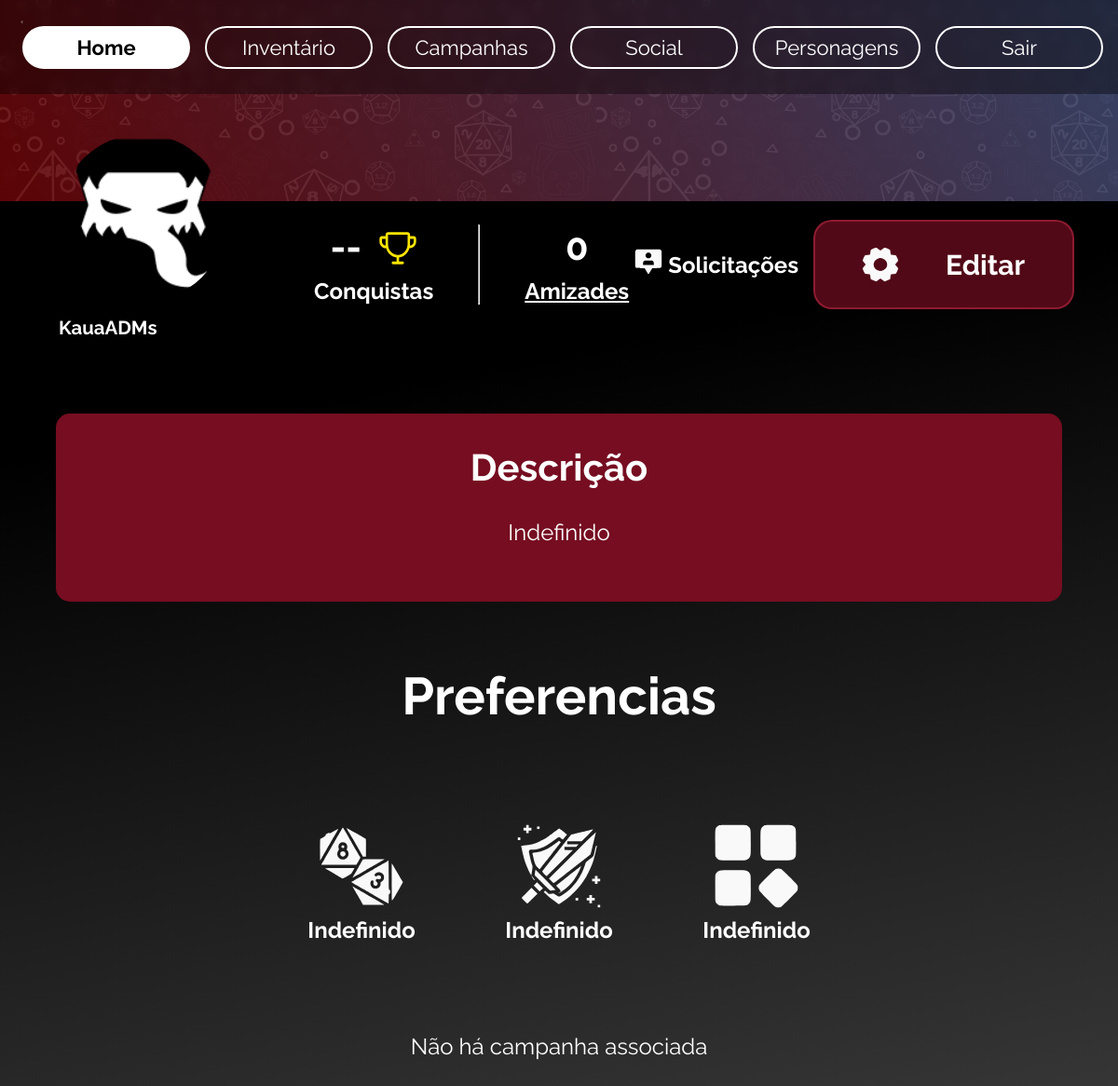
The app's page /usuario (signed in), older data.
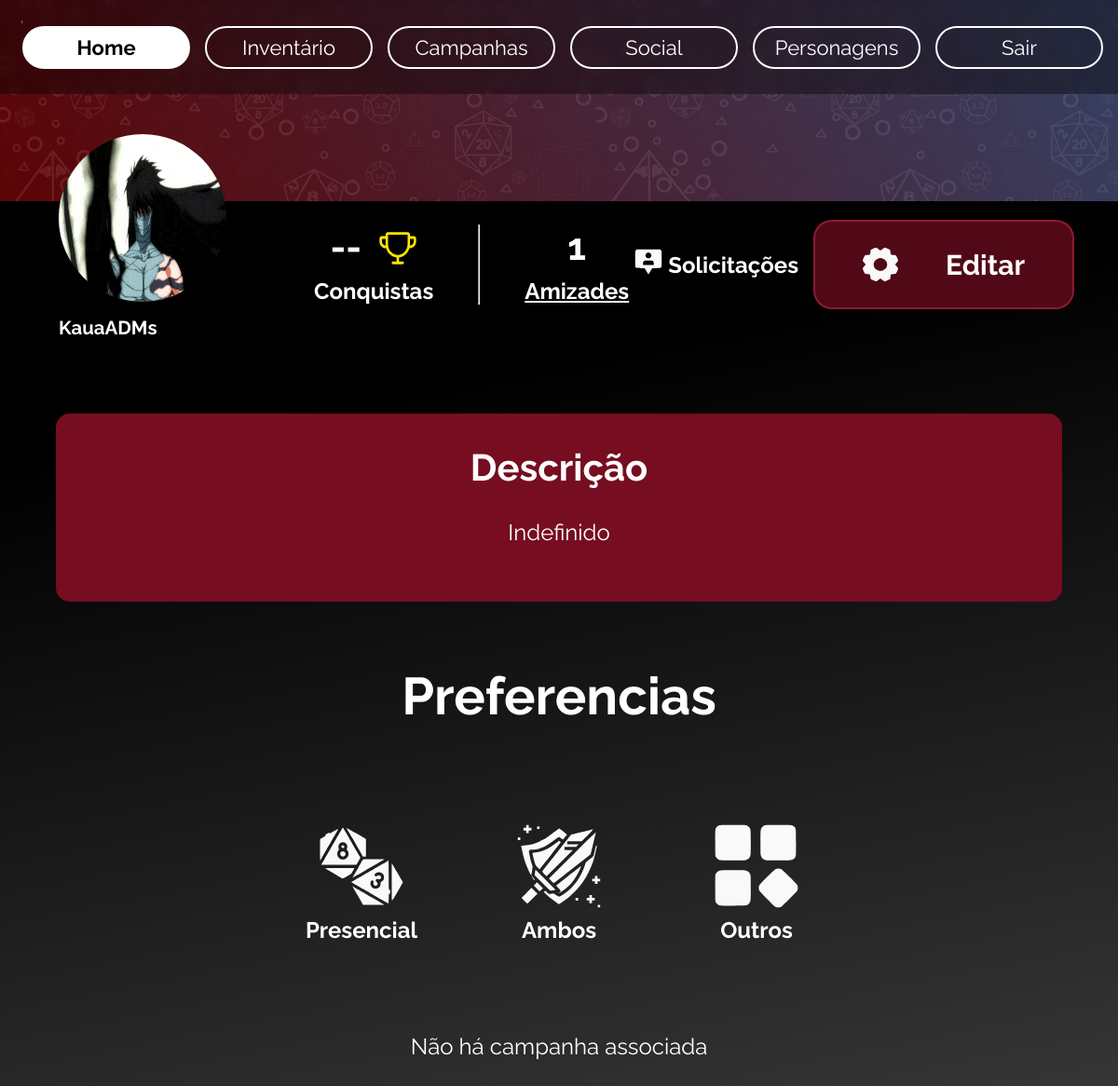
The same page, newer data.
### home/models.py (models this page shows, shortened)
class Perfil(models.Model):
    nomePerfil = models.ForeignKey(User, on_delete=models.CASCADE)
    slug = models.SlugField(User, unique=True)
    SESSION_CHOICES = (
        ('Online', 'Online'),
        ('Presencial', 'Presencial'),
    )
    PLAYER_TYPE_CHOICES = (
        ('Mestre', 'Mestre'),
        ('Jogador', 'Jogador'),
        ('Ambos', 'Ambos'),
    )
    RPG_SYSTEM_CHOICES = (
        ('Dungeons & Dragons', 'Dungeons & Dragons'),
        ('Tormenta20', 'Tormenta20'),
        ('Ordem Paranormal', 'Ordem Paranormal'),
        ('Call of Cthulhu', 'Call of Cthulhu'),
        ('Outros', 'Outros'),
    )
    fotoConta = models.ImageField(upload_to='images/profilePictures')
    tipo_sessao = models.CharField(max_length=20, choices=SESSION_CHOICES, null=True)
    tipo_player = models.CharField(max_length=20, choices=PLAYER_TYPE_CHOICES, null=True)
    descricao = models.TextField(max_length=256, null=True)
    sistema_rpg = models.CharField(max_length=20, choices=RPG_SYSTEM_CHOICES, null=True)
    idade = models.IntegerField(null=True)

### home/views.py (the view)
# urls.py: path('usuario', views.usuario, name = 'usuario'),
@login_required
def usuario(request):
    perfil = Perfil.objects.get(nomePerfil=request.user)
    campanha = Campanha.objects.filter(nomeMestre=perfil).first()
    quantidade_amigos = Amigo.objects.filter(usuario=request.user.id).count()
    return render(request, 'principal/user.html', {'perfil': perfil, 'campanha': campanha, 'quantidade_amigos':quantidade_amigos})

### home/templates/principal/user.html (shortened to what this page needs)
{% extends 'principal/base.html' %}
{% load static %}
{% block head %}
<link rel="stylesheet" href="{% static "css/global-ia.css" %}" />
<link rel="stylesheet" href="{% static "css/responsivity.css" %}">
<link rel="stylesheet" href="{% static "css/perfil.css" %}" />
{% endblock %}
{% block conteudo %}
<div class="flex">
  <div class="user-header">
    <div class="header-background">
      <div class="rectangle-div flex">
        <a style="all: unset;" href="{% url 'index'%}"><img class="down-arrow-1-4" alt="" src="{% static "img/public/caret.svg" %}"/></a>
      </div>
    </div>
    <div class="header-body">
      <div class="body-row flex">
        <div class="body-name flex">
          {% if perfil.fotoConta == 'Indefinido' %}
            <img class="image-50-icon" alt="Foto do usuário {{ user }}"  src="{% static "img/Ain.png" %}" />
          {% else %}
            <img class="image-50-icon" alt="Foto do usuário {{ user }}"  src="{{ perfil.fotoConta.url }}" />
          {% endif %}
          <b class="nome">{{ user }}</b>
        </div>
        <div class="flex" id="header-piece">
          <div class="middle-stats flex">
            <div class="achieve flex">
              <div class="achieve-num flex">
                <b class="b">--</b>
                <img class="trophy-2-icon" alt="" src="{% static "img/public/trophy-2.svg" %}" />
              </div>
              <b class="conquistas">Conquistas</b>
            </div>
            <hr class="middle-column">
            <div class="friendship flex">
              <b class="b">{{ quantidade_amigos }}</b>
              <a href="{% url 'listar_amigos' %}"><b class="amizades">Amizades</b></a>
            </div>
            <a href="{% url 'listar_solicitacoes' %}"><img src="{% static "img/public/friend-request.svg" %}" alt="" class="trophy-2-icon"></a>
            <b class="solicitacoes">Solicitações</b>
          </div>
          <a id="editar-bot" href="{% url 'editarconta' %}">
            <button id="edit" class="adicionar flex">
              <b id="editar" class="adicionar1">Editar</b>
                <img id="gear" class="create-group-button-2-1" alt="" src="{% static "img/public/gear.svg" %}"/>
            </button>
          </a>
        </div>
      </div>
    </div>
  </div>
  <div class="user-body flex">
    <b>Descrição</b>
    <p class="desc-text">
      {{ perfil.descricao }}
    </p>
  </div>
  <div class="preferences flex">
    <b id="descrio">Preferencias</b>
    <div class="preference-stats flex">
      <div class="preference-stat">
        {% if perfil.tipo_sessao == "Online" %}
          <img class="rss-2-icon" alt="Chats simbolizando estilo de jogo online" src="{% static "img/public/mesa-online.svg" %}" />
        {% else %}
          <img class="rss-2-icon" alt="Dados de 20 lados simbolizando estilo de jogo presencial" src="{% static "img/public/mesa-presencial.svg" %}" />
        {% endif %}
        <b class="mesa-virtual">{{ perfil.tipo_sessao }}</b>
      </div>
      <div class="preference-stat">
        {% if perfil.tipo_player == "Jogador" %}
          <img class="ss-2-icon" alt="" src="{% static "img/public/player.svg" %}" />
        {% elif perfil.tipo_player == "Mestre" %}
        <img class="ss-2-icon" alt="" src="{% static "img/public/mestre.svg" %}" />
        {% else %}
          <img class="ss-2-icon" alt="" src="{% static "img/public/ambos.svg" %}" />
        {% endif %}
        <b class="mestrejogador">{{ perfil.tipo_player }}</b>
      </div>
      <div class="preference-stat">
        {% if perfil.sistema_rpg == "Dungeons & Dragons"%}
          <img class="dnd-2-icon" alt="Imagem representando Dungeon and Dragons" src="{% static "img/public/dnd.svg" %}" />
        {% elif perfil.sistema_rpg == "Tormenta20" %}
          <img class="dnd-2-icon" alt="Imagem representando Tormenta20" src="{% static "img/public/t20.svg" %}" />
        {% elif perfil.sistema_rpg == "Call of Cthulhu" %}
          <img class="dnd-2-icon" alt="Imagem representando Call of Cthulhu" src="{% static "img/public/coc.svg" %}" />
        {% elif perfil.sistema_rpg == "Ordem Paranormal" %}
          <img class="dnd-2-icon" alt="Imagem representando Ordem Paranormal" src="{% static "img/public/ordem.svg" %}" />
        {% else %}
          <img class="dnd-2-icon" alt="Imagem de um mapa representando Outros RPGs em geral" src="{% static "img/public/others.svg" %}" />
        {% endif %}
        <b class="dnd">{{ perfil.sistema_rpg }}</b>
      </div>
    </div>
    {% if campanha.id %}
    <a href="{% url 'gerenciar_solicitacoes' %}"><img src="{% static "img/public/mesa-presencial.svg" %}" alt="" class="trophy-2-icon">Gerenciar solicitações da campanha</a>
    {% else %}
    Não há campanha associada
  {% endif %}
  </div>
</div>
{% endblock conteudo %}

### home/templates/principal/base.html (shortened to what this page needs)
{% load static %}
<!DOCTYPE html>
<html lang="pt-br">
<head>
    <link rel="stylesheet" href="{% static "css/navbar.css" %}" />
    {% block head %}
    {% endblock %}
</head>
<body>
    {% if user.is_authenticated %}
    {% include 'includes/navbar.html' %}
    {% else %}
    <nav>Navbar <a href="{% url 'account_signup' %}">Cadastre-se </a><a href="{% url 'account_login' %}">Login</a></nav>
    {% endif %}
    {% block conteudo %}
    {% endblock conteudo %}
</body>
</html>

### home/templates/includes/navbar.html (shortened to what this page needs)
{% load static %}
<nav class="flex">
    <div class="nav-buttons flex">
      <div class="nav-btn">
        <a style="all: unset;" href="{% url 'index' %}">Home</a>
      </div>
      <div class="nav-btn">
        <a style="all: unset;" href="{% url 'inventarioRedirect' %}"><p>Inventário</p></a>
      </div>
      <div class="nav-btn">
        <a style="all: unset;" href="{% url 'buscarmesa' %}"><p>Campanhas</p></a>
      </div>
      <div class="nav-btn">
        <a style="all: unset;" href="{% url 'listar_amigos' %}"><p>Social</p></a>
      </div>
      <div class="nav-btn">
        <a style="all: unset;" href="{% url 'meus_personagens' %}"><p>Personagens</p></a>
      </div>
      <div class="nav-btn">
        <a style="all: unset;" href="{% url 'account_logout' %}"><p>Sair</p></a>
      </div>
    </div>
    {% if fotoConta != "Indefinido" %}
    <a style="cursor: pointer;" href="{% url 'usuario' %}"><img style="border-radius: 100%;" class="navbar-icon" alt="" src="{{ fotoConta.url }}" /></a>
    {% else %}
        <a style="all: unset; cursor: pointer;" href="{% url 'usuario' %}"><img style="border-radius: 100%;" class="navbar-icon" alt="" src="{% static "img/ain.png" %}" /></a>
    {% endif %}
  </nav>

### static/css/navbar.css (style rules this page uses)
nav { justify-content: start !important; background-color: #00000061; backdrop-filter: blur(5px); width: 100%; height: 101px; position: fixed; }
nav .nav-buttons { text-align: center; padding-left: 1.5rem; gap: 1rem; }
nav .nav-buttons .nav-btn { font-size: clamp(22px, 1vw, 64px); padding: .5rem; width: 10rem; border: 2px solid white; border-radius: 35px; flex-shrink: 0; cursor: pointer; transition: .2s; }
nav .nav-buttons .nav-btn:nth-of-type(1) { background-color: white; color: black; font-weight: bold; }

### static/css/global-ia.css (style rules this page uses)
* { margin: 0; }
.flex { display: flex; align-items: center; justify-content: center; }
body { margin: 0; overflow-x: hidden; }
button { all: initial; }
:root { --body: Raleway; --header-12: "a Absolute Empire"; --font-merriweather: Merriweather; --font-inter: Inter; --font-size-8xl: clamp(14px, 2.3vw, 27px); --font-size-21xl: clamp(20px, 3.4vw, 40px); --header-12-size: clamp(18px, 2.5vw, 32px); --font-size-lg: clamp(14px, 1.5vw, 18px); --font-size-lgi: clamp(14px, 2vw, 32px); --font-size-3xs: clamp(10px, 2vw, 24px); --font-size-smi: clamp(13px, 1.5vw, 18px); --font-size-5xs: clamp(8px, 1.8vw, 18px); --title-size: 96px; --font-size-mid: 17px; --font-size-5xl: clamp(12px, 2.3vw, 24px); --font-size-65xl: clamp(40px, 8vw, 84px); --font-size-45xl: clamp(24px, 6vw, 64px); --font-size-sm: clamp(14px, 1.2vw, 18px); --body-size: clamp(14px, 2vw, 32px); --font-size-17xl: clamp(12px, 2.5vw ,36px); --title-size: clamp(64px, 3vw, 96px); --title-13-size: clamp(25px, 3vw, 36px); --font-size-9xl: clamp(24px, 5.4vw, 56px); --subtitle-22-size: clamp(17px,1.7vw, 32px); --font-size-xl: clamp(16px, 2.5vw, 32px); --font-size-4xl: clamp(17px,2vw,23px); --font-size-29xl: clamp(15px, 2.5vw ,36px); --br-xl: 20px; --br-8xs: 5px; --br-3xs: 10px; --br-31xl: 50px; --br-mini: 15px; --br-194xl: 213px; --color-black: #000; --color-white: #fff; --color-darkred: #8c0000; --color-limegreen-100: #00de3f; --dragonblood: #df0101; --mudbase: #a8233c; --darkred: #760d21; --lightredwine: #cc667c; }

Row changes from the older to the newer data that the page shows:
changed Perfil "Indefinido": fotoConta: picture added; tipo_sessao "Indefinido" → "Presencial"; tipo_player "Indefinido" → "Ambos"; sistema_rpg "Indefinido" → "Outros"
Text that changed along with them:
{{ quantidade_amigos }}: "0" → "1"
